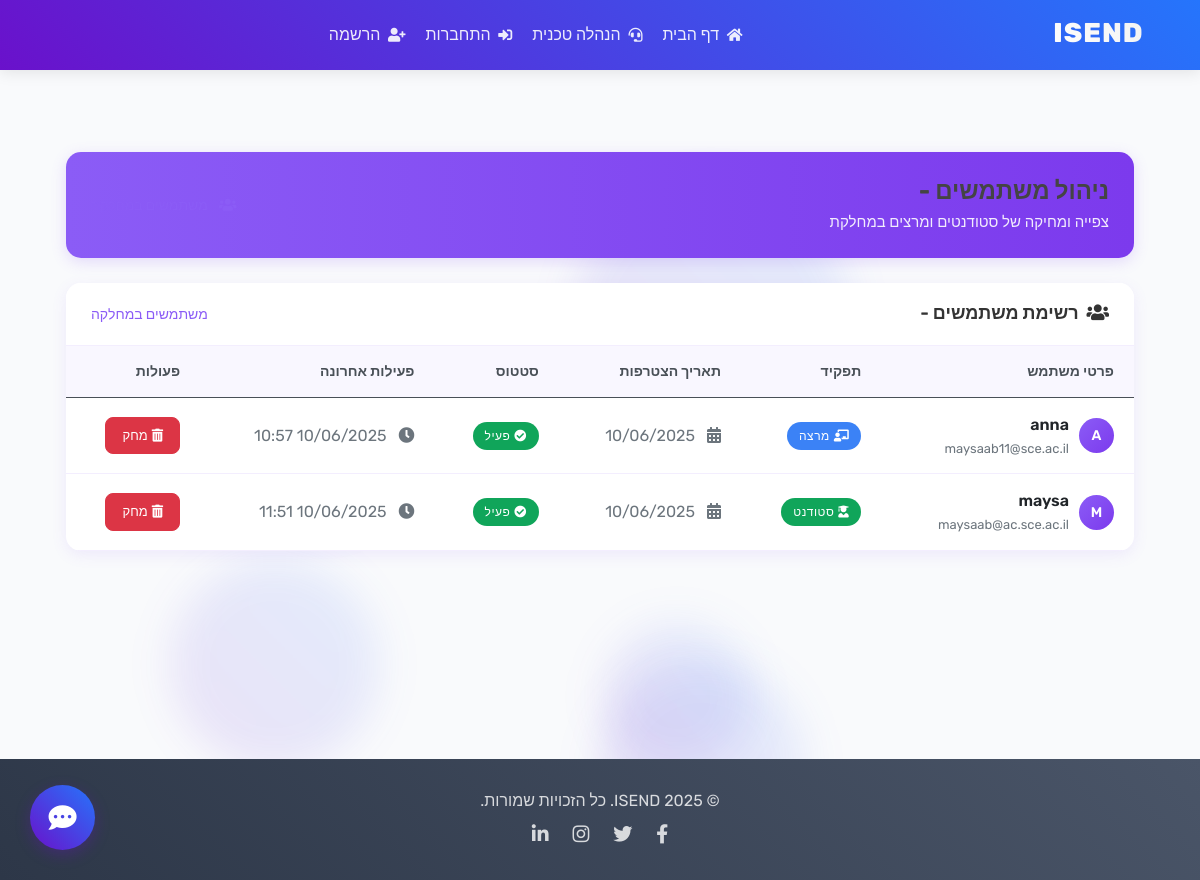
/secretary/users/, run on an earlier commit of the app's database.
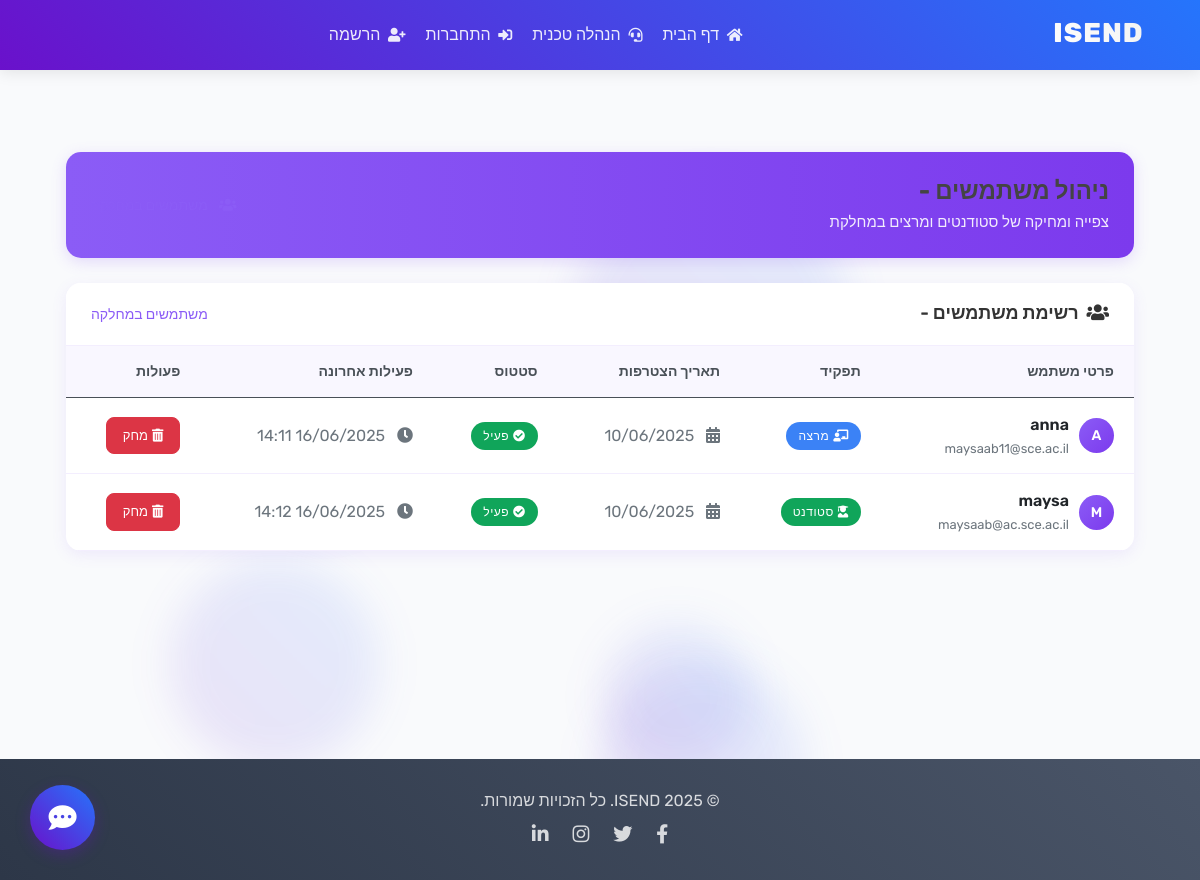
And on a later commit of the database.
### users/models.py (models this page shows, shortened)
class User(AbstractUser):
    DEPARTMENT_CHOICES = [
        ('מדעי המחשב', 'מדעי המחשב'),
        ('הנדסת תוכנה', 'הנדסת תוכנה'),
        ('הנדסת אלקטרוניקה', 'הנדסת אלקטרוניקה'),
    ]
    YEAR_CHOICES = [
        ('1', 'First Year'),
        ('2', 'Second Year'),
        ('3', 'Third Year'),
        ('4', 'Fourth Year'),
        ('5', 'Fifth Year'),
    ]
    is_student = models.BooleanField(default=False)
    is_lecturer = models.BooleanField(default=False)
    is_secretary = models.BooleanField(default=False)
    department = models.CharField(max_length=50, choices=DEPARTMENT_CHOICES, blank=True)
    year = models.CharField(max_length=1, choices=YEAR_CHOICES, blank=True)
    full_name = models.CharField(max_length=150, blank=True, help_text="שם מלא")
    def get_full_name(self):
        if self.full_name:
            return self.full_name
        return super().get_full_name()

### users/views.py (the view)
# urls.py: path('secretary/users/', user_views.secretary_user_list, name='secretary_user_list'),
def secretary_user_list(request):
    users = User.objects.exclude(is_superuser=True).exclude(is_staff=True).exclude(is_secretary=True)
    return render(request, 'users/secretary_user_list.html', {'users': users})

### team19-main/users/templates/users/secretary_user_list.html (shortened to what this page needs)
{% extends 'blog/base.html' %}
{% block content %}
<div class="container mt-4">
    <div class="dashboard-header">
        <div class="row align-items-center">
            <div class="col-md-8">
                <h1 class="dashboard-title">ניהול משתמשים - {{ secretary_department }}</h1>
                <p class="dashboard-subtitle">צפייה ומחיקה של סטודנטים ומרצים במחלקת {{ secretary_department }}</p>
            </div>
            <div class="col-md-4 text-end">
                <div class="department-info">
                    <i class="fas fa-users me-2"></i>{{ total_count }} משתמשים במחלקה
                </div>
            </div>
        </div>
    </div>
    <div class="main-card">
        <div class="card-header">
            <h5 class="card-title">
                <i class="fas fa-users me-2"></i>רשימת משתמשים - {{ secretary_department }}
            </h5>
            <div class="department-info">
                {{ total_count }} משתמשים במחלקה
            </div>
        </div>
        <div class="table-responsive">
            <table class="table table-hover mb-0" id="usersTable">
                <thead>
                    <tr>
                        <th>פרטי משתמש</th>
                        <th>תפקיד</th>
                        <th>תאריך הצטרפות</th>
                        <th>סטטוס</th>
                        <th>פעילות אחרונה</th>
                        <th>פעולות</th>
                    </tr>
                </thead>
                <tbody>
                    {% for user in users %}
                    <tr class="user-row"
                        data-username="{{ user.username|lower }}"
                        data-email="{{ user.email|lower }}"
                        data-status="{% if user.is_active %}active{% else %}inactive{% endif %}"
                        data-role="{% if user.is_lecturer %}lecturer{% elif user.is_student %}student{% else %}other{% endif %}">
                        <td>
                            <div class="user-info">
                                <div class="user-avatar">
                                    {{ user.username|slice:":1"|upper }}
                                </div>
                                <div class="user-details">
                                    <div class="user-name">
                                        {{ user.get_full_name|default:user.username }}
                                    </div>
                                    <div class="user-email">{{ user.email }}</div>
                                </div>
                            </div>
                        </td>
                        <td>
                            {% if user.is_lecturer %}
                                <span class="badge bg-info">
                                    <i class="fas fa-chalkboard-teacher me-1"></i>מרצה
                                </span>
                            {% elif user.is_student %}
                                <span class="badge bg-success">
                                    <i class="fas fa-user-graduate me-1"></i>סטודנט
                                </span>
                            {% else %}
                                <span class="badge bg-secondary">
                                    <i class="fas fa-user me-1"></i>אחר
                                </span>
                            {% endif %}
                        </td>
                        <td>
                            <span class="text-muted">
                                <i class="fas fa-calendar-alt me-2"></i>
                                {{ user.date_joined|date:"d/m/Y" }}
                            </span>
                        </td>
                        <td>
                            {% if user.is_active %}
                                <span class="badge bg-success">
                                    <i class="fas fa-check-circle me-1"></i>פעיל
                                </span>
                            {% else %}
                                <span class="badge bg-warning">
                                    <i class="fas fa-pause-circle me-1"></i>לא פעיל
                                </span>
                            {% endif %}
                        </td>
                        <td>
                            <span class="text-muted">
                                <i class="fas fa-clock me-2"></i>
                                {{ user.last_login|date:"d/m/Y H:i"|default:"מעולם לא התחבר" }}
                            </span>
                        </td>
                        <td>
                            <form method="post" action="{% url 'secretary_delete_user' user.id %}" style="display:inline;" class="delete-form">
                                <button type="submit" class="btn btn-sm btn-danger delete-btn"
                                        data-username="{{ user.get_full_name|default:user.username }}"
                                        onclick="return confirmDelete(event, '{{ user.get_full_name|default:user.username }}')">
                                    <i class="fas fa-trash-alt me-1"></i>מחק
                                </button>
                            </form>
                        </td>
                    </tr>
                    {% endfor %}
                </tbody>
            </table>
        </div>
    </div>
</div>
{% endblock %}

### blog/templates/blog/base.html (shortened to what this page needs)
{% load static %}
<!DOCTYPE html>
<html lang="he" dir="rtl">
<head>
    <link rel="stylesheet" href="https://cdn.jsdelivr.net/npm/bootstrap@5.0.2/dist/css/bootstrap.rtl.min.css">
    <link rel="stylesheet" href="https://cdnjs.cloudflare.com/ajax/libs/font-awesome/5.15.3/css/all.min.css">
    <link rel="stylesheet" type="text/css" href="{% static 'blog/main.css' %}">
</head>
<body>
    <header class="site-header">
        <nav class="navbar navbar-expand-md navbar-dark bg-isend fixed-top">
            <div class="container">
                <a class="navbar-brand me-4" href="{% url 'blog-home' %}">
                    ISEND
                </a>
                <div class="collapse navbar-collapse" id="navbarToggle">
<div class="navbar-nav ms-auto">
    {% if user.is_authenticated and user.is_lecturer %}
        <a class="nav-item nav-link {% if request.resolver_match.url_name == 'lecturer_dashboard' %}active{% endif %}" href="{% url 'lecturer_dashboard' %}">
            <i class="fas fa-home fa-sm me-1"></i> דף הבית
        </a>
         <a class="nav-item nav-link" href="{% url 'profile' %}">
            <i class="fas fa-user-circle fa-sm me-1"></i> פרופיל
        </a>
        <a class="nav-item nav-link" href="{% url 'technicalmanagement' %}">
            <i class="fas fa-headset fa-sm me-1"></i> הנהלה טכנית
        </a>
    {% else %}
        <a class="nav-item nav-link {% if request.resolver_match.url_name == 'blog-home' %}active{% endif %}" href="{% url 'blog-home' %}">
            <i class="fas fa-home fa-sm me-1"></i> דף הבית
        </a>
        <a class="nav-item nav-link" href="{% url 'technicalmanagement' %}">
            <i class="fas fa-headset fa-sm me-1"></i> הנהלה טכנית
        </a>
    {% endif %}
</div>
                    <div class="navbar-nav me-auto">
                        {% if user.is_authenticated %}
                            <div class="nav-item dropdown">
                                <a class="nav-link dropdown-toggle" href="#" id="navbarUserDropdown" role="button" data-bs-toggle="dropdown" aria-expanded="false">
                                    <i class="fas fa-user fa-sm me-1"></i> {{ user.username }}
                                </a>
                                <ul class="dropdown-menu" aria-labelledby="navbarUserDropdown">
                                    <div class="dropdown-divider"></div>
                                    <li>
<form method="POST" action="{% url 'logout' %}">
    {% csrf_token %}
    <input type="hidden" name="next" value="{% url 'blog-home' %}">
    <button type="submit" class="btn btn-link btn-block text-right dropdown-item">
        <i class="fas fa-sign-out-alt fa-sm me-1"></i> התנתק
    </button>
</form>
                                    </li>
                                </ul>
                            </div>
                        {% else %}
                            <a class="nav-item nav-link" href="{% url 'login' %}">
                                <i class="fas fa-sign-in-alt fa-sm me-1"></i> התחברות
                            </a>
                            <a class="nav-item nav-link" href="{% url 'register' %}">
                                <i class="fas fa-user-plus fa-sm me-1"></i> הרשמה
                            </a>
                        {% endif %}
                    </div>
                </div>
            </div>
        </nav>
    </header>
    <main role="main" class="container {% if has_full_width %}mt-0{% else %}mt-5{% endif %}">
        <div class="row">
            <div class="col-md-12">
                {% block content %}{% endblock %}
            </div>
        </div>
    </main>
    <footer class="footer">
        <div class="container text-center">
            <div class="row">
                <div class="col-md-12">
                    <p class="mb-2">© {% now "Y" %} ISEND. כל הזכויות שמורות.</p>
                    <div>
                        <a href="#"><i class="fab fa-facebook-f"></i></a>
                        <a href="#"><i class="fab fa-twitter"></i></a>
                        <a href="#"><i class="fab fa-instagram"></i></a>
                        <a href="#"><i class="fab fa-linkedin-in"></i></a>
                    </div>
                </div>
            </div>
        </div>
    </footer>
</body>
</html>

### blog/static/blog/main.css (style rules this page uses)
body { background: #fafafa; color: #333333; margin-top: 5rem; }
h1, h2, h3, h4, h5, h6 { color: #444444; }
.site-header .navbar-nav .nav-link { color: #cbd5db; }

### blog/templates/blog/base.html (style rules this page uses)
body { display: flex; flex-direction: column; min-height: 100vh; font-family: 'Rubik', 'Assistant', sans-serif; direction: rtl; text-align: right; overflow-x: hidden; background-color: #f9fafc; }
.bg-isend { background: linear-gradient(45deg, #6a11cb, #2575fc); box-shadow: 0 2px 15px rgba(0, 0, 0, 0.1); }
.navbar-brand { font-weight: 800; font-size: 1.7rem; letter-spacing: 1px; background: linear-gradient(45deg, #ffffff, #f0f0f0); -webkit-background-clip: text; background-clip: text; -webkit-text-fill-color: transparent; transition: all 0.3s ease; }
.site-header .navbar-nav .nav-link { color: rgba(255, 255, 255, 0.9); margin: 0 10px; font-weight: 500; transition: all 0.3s ease; position: relative; padding: 5px 0; }
.site-header .navbar-nav .nav-link:after { content: ''; position: absolute; bottom: 0; right: 0; width: 0; height: 2px; background-color: #fff; transition: width 0.3s ease; }
.footer { background: linear-gradient(45deg, #2d3748, #4a5568); color: rgba(255, 255, 255, 0.8); padding: 30px 0; margin-top: auto; }
.footer a { color: rgba(255, 255, 255, 0.8); margin: 0 10px; transition: all 0.3s ease; font-size: 1.2rem; }
main.container { margin-top: 80px; flex: 1; }

### team19-main/users/templates/users/secretary_user_list.html (style rules this page uses)
:root { --primary: #8B5CF6; --primary-light: #C4B5FD; --secondary: #7C3AED; --secondary-light: #E0E7FF; --success: #10a55a; --warning: #f8a826; --danger: #dc3545; --info: #3B82F6; --light-gray: #f8f9fa; --dark: #343a40; }
.dashboard-header { background: linear-gradient(90deg, var(--primary) 0%, var(--secondary) 100%); color: white; border-radius: 15px; padding: 25px; margin-bottom: 25px; box-shadow: 0 4px 15px rgba(139, 92, 246, 0.2); }
.dashboard-title { font-size: 24px; font-weight: 700; margin-bottom: 5px; }
.dashboard-subtitle { opacity: 0.9; font-size: 15px; margin-bottom: 0; }
.main-card { border-radius: 15px; box-shadow: 0 4px 15px rgba(139, 92, 246, 0.1); border: none; overflow: hidden; margin-bottom: 25px; background-color: white; }
.card-header { background-color: white; border-bottom: 1px solid rgba(139, 92, 246, 0.1); padding: 20px 25px; display: flex; align-items: center; justify-content: space-between; }
.card-title { margin-bottom: 0; font-weight: 600; font-size: 18px; color: #333; }
.department-info { font-size: 14px; color: var(--primary); font-weight: 500; }
.table { margin-bottom: 0; }
.table th { background-color: rgba(139, 92, 246, 0.05); font-weight: 600; color: #495057; border-top: none; padding: 15px 20px; font-size: 14px; }
.table td { vertical-align: middle; padding: 15px 20px; border-bottom: 1px solid rgba(139, 92, 246, 0.1); }
.badge { padding: 8px 12px; border-radius: 20px; font-weight: 500; font-size: 12px; text-transform: uppercase; letter-spacing: 0.5px; }
.badge.bg-success { background-color: var(--success) !important; }
.badge.bg-info { background-color: var(--info) !important; }
.btn-danger { background-color: var(--danger); border-color: var(--danger); border-radius: 8px; padding: 8px 16px; font-weight: 500; font-size: 13px; transition: all 0.3s ease; }
.user-info { display: flex; align-items: center; gap: 10px; }
.user-avatar { width: 35px; height: 35px; border-radius: 50%; background: linear-gradient(135deg, var(--primary), var(--secondary)); display: flex; align-items: center; justify-content: center; color: white; font-weight: 600; font-size: 14px; }
.user-details { flex: 1; }
.user-name { font-weight: 600; color: #212529; margin-bottom: 2px; }
.user-email { font-size: 13px; color: #6c757d; }

What changed in the data, as far as the page shows it:
changed User "anna": last_login "10/06/2025 10:57" → "16/06/2025 14:11"
changed User "maysa": last_login "10/06/2025 11:51" → "16/06/2025 14:12"
